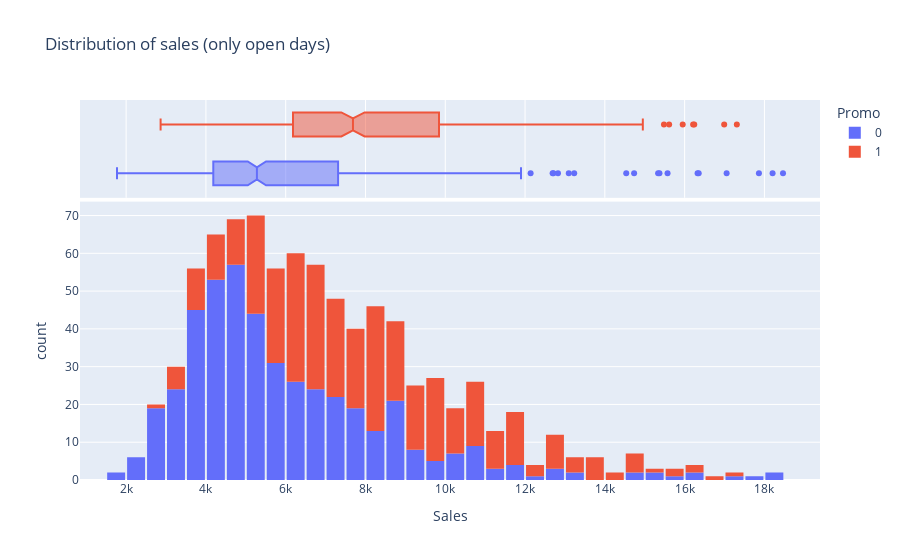

Here is the notebook cell this chart was saved with:
### Code cell
fig = px.histogram(merged_sample_df[merged_sample_df.Open == 1], x='Sales',
                   marginal='box',
                   color='Promo',
                   title='Distribution of sales (only open days)')

fig.update_layout(bargap=0.1)
fig.show()

### Figure 1 — Plotly figure (JSON) as saved in the notebook; plotly's stock layout.template omitted (floating-point values rounded to 4 significant figures; data arrays with more than 128 entries replaced by an {"elided": "..."} marker saying what was removed)
{"data": [{"alignmentgroup": "True", "bingroup": "x", "hovertemplate": "Promo=0<br>Sales=%{x}<br>count=%{y}<extra></extra>", "legendgroup": "0", "marker": {"color": "#636efa", "pattern": {"shape": ""}}, "name": "0", "offsetgroup": "0", "orientation": "v", "showlegend": true, "type": "histogram", "x": {"elided": "459 int values"}, "xaxis": "x", "yaxis": "y"}, {"alignmentgroup": "True", "hovertemplate": "Promo=0<br>Sales=%{x}<extra></extra>", "legendgroup": "0", "marker": {"color": "#636efa"}, "name": "0", "notched": true, "offsetgroup": "0", "showlegend": false, "type": "box", "x": {"elided": "459 int values"}, "xaxis": "x2", "yaxis": "y2"}, {"alignmentgroup": "True", "bingroup": "x", "hovertemplate": "Promo=1<br>Sales=%{x}<br>count=%{y}<extra></extra>", "legendgroup": "1", "marker": {"color": "#EF553B", "pattern": {"shape": ""}}, "name": "1", "offsetgroup": "1", "orientation": "v", "showlegend": true, "type": "histogram", "x": {"elided": "389 int values"}, "xaxis": "x", "yaxis": "y"}, {"alignmentgroup": "True", "hovertemplate": "Promo=1<br>Sales=%{x}<extra></extra>", "legendgroup": "1", "marker": {"color": "#EF553B"}, "name": "1", "notched": true, "offsetgroup": "1", "showlegend": false, "type": "box", "x": {"elided": "389 int values"}, "xaxis": "x2", "yaxis": "y2"}], "layout": {"bargap": 0.1, "barmode": "relative", "legend": {"title": {"text": "Promo"}, "tracegroupgap": 0}, "title": {"text": "Distribution of sales (only open days)"}, "xaxis": {"anchor": "y", "domain": [0, 1], "title": {"text": "Sales"}}, "xaxis2": {"anchor": "y2", "domain": [0, 1], "matches": "x", "showgrid": true, "showticklabels": false}, "yaxis": {"anchor": "x", "domain": [0, 0.7326], "title": {"text": "count"}}, "yaxis2": {"anchor": "x2", "domain": [0.7426, 1], "matches": "y2", "showgrid": false, "showline": false, "showticklabels": false, "ticks": ""}}}
